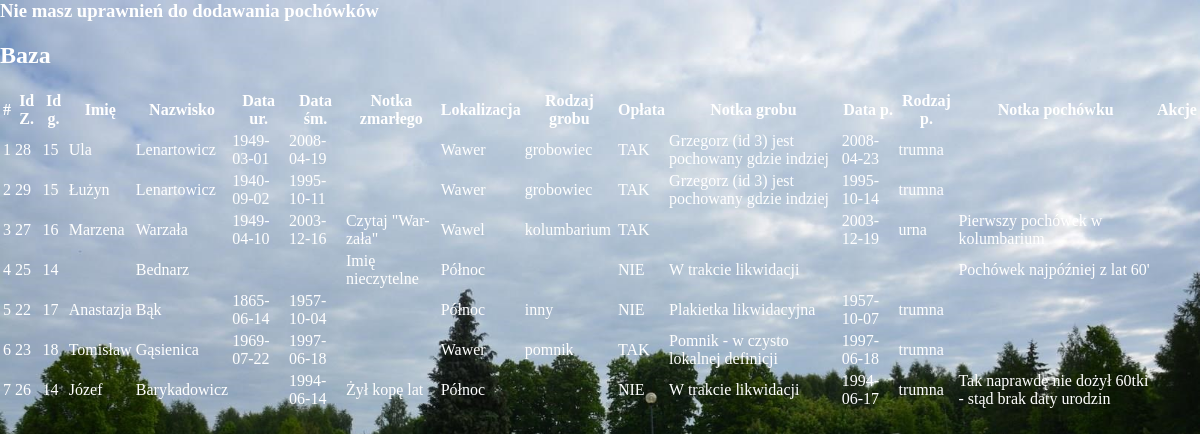
Page /pochowki.php on the committed database.
### tables this page shows
CREATE TABLE `pochowki` (
  `id` int(5) NOT NULL,
  `id_zmarly` int(5) NOT NULL,
  `id_grob` int(5) NOT NULL,
  `data_pochowku` date DEFAULT NULL,
  `rodzaj_pochowku` varchar(20) DEFAULT NULL,
  `notka_pochowku` text DEFAULT NULL
);

CREATE TABLE `zmarli` (
  `id` int(5) NOT NULL,
  `imie` varchar(50) DEFAULT NULL,
  `nazwisko` varchar(50) NOT NULL,
  `data_urodzenia` date DEFAULT NULL,
  `data_smierci` date DEFAULT NULL,
  `notka` text DEFAULT NULL
);

CREATE TABLE `groby` (
  `id` int(5) NOT NULL,
  `lokalizacja` text NOT NULL,
  `rodzaj` varchar(20) DEFAULT NULL,
  `oplata` varchar(20) NOT NULL,
  `notka` text DEFAULT NULL
);

### pochowki.php (the view, shortened to what this page needs)
<?php
include 'dbconfig.php';
$conn = new mysqli($server, $user, $password, $dbname);
?>
<link rel="stylesheet" href="style.css">
<?php if (isset($_SESSION['login'])) { ?>
    <h2>Dodaj nowy pochówek</h2>
    <form action="dodaj_pochowek.php" method="POST">
        <p>Zmarły: <span class="text-danger">*</span></p>
        <select name="id_zmarly" class="form-control" required>
            <?php
            $zap_zmarli = "SELECT id, imie, nazwisko, data_urodzenia, data_smierci, notka FROM zmarli";
            $result = $conn->query($zap_zmarli);
            while ($row = $result->fetch_assoc()) {
                echo "<option value='" . htmlspecialchars($row['id']) . "'>"
                    . htmlspecialchars($row['imie']) . ", "
                    . htmlspecialchars($row['nazwisko']) . ", ur. "
                    . htmlspecialchars($row['data_urodzenia']) . ", zm. "
                    . htmlspecialchars($row['data_smierci']) . ", "
                    . htmlspecialchars($row['notka'])
                    . "</option>\n";
            }
            ?>
        </select><br>
        <p>Grób: <span class="text-danger">*</span></p>
        <select name="id_grob" class="form-control" required>
            <?php
            $zap_groby = "SELECT id, lokalizacja, rodzaj, oplata, notka FROM groby";
            $result = $conn->query($zap_groby);
            while ($row = $result->fetch_assoc()) {
                echo "<option value='" . htmlspecialchars($row['id']) . "'>"
                    . htmlspecialchars($row['lokalizacja']) . ", "
                    . htmlspecialchars($row['rodzaj']) . ", opłata: "
                    . htmlspecialchars($row['oplata']) . ", "
                    . htmlspecialchars($row['notka'])
                    . "</option>\n";
            }
            ?>
        </select><br>
        <p>Data pochówku:</p>
        <input type="date" class="form-control" id="data_pochowku" name="data_pochowku" style="width: 150px;" required>
        <br>
        <input type="checkbox" name="brak_daty" id="brak_daty" onchange="toggleDateInput()">
        <label for="brak_daty">Nieznana data pochówku</label>
        <script>
            function toggleDateInput() {
                const checkbox = document.getElementById('brak_daty');
                const dateInput = document.getElementById('data_pochowku');
                dateInput.disabled = checkbox.checked;
                if (checkbox.checked) {
                    dateInput.value = "";
                    dateInput.removeAttribute('required');
                } else {
                    dateInput.setAttribute('required', 'required');
                }
            }
        </script>
        <p>Rodzaj pochówku:</p>
        <input list="rodzaj_pochowku" name="rodzaj_pochowku" class="form-control" style="width: 150px;" placeholder="Wybierz z listy">
        <datalist id="rodzaj_pochowku">
            <option value="trumna">
            <option value="urna">
        </datalist><br>
        <p>Notka (opcjonalna):</p>
        <textarea class="form-control" id="notka_pochowku" name="notka_pochowku" placeholder="Informacja czy to ekshumacja, wyjaśnienia nieścisłości etc." rows="3"></textarea><br>
        <button type="submit" class="btn btn-primary">Powiąż</button>
        <button type="reset" class="btn btn-secondary">Resetuj</button>
    </form>
<?php } else { ?>
<p>
<h3 class="alert alert-warning">Nie masz uprawnień do dodawania pochówków</h3>
<p>
<?php } ?>
<p>
<h2>Baza</h2>
<table class="table table-hover table-sm table-striped bg-white mx-auto" style="max-width: 100%;">
    <thead class="align-middle">
    <tr>
        <th>#</th>
        <th title="Id Zmarłego">Id Z.</th>
        <th title="Id grobu">Id g.</th>
        <th>Imię</th>
        <th>Nazwisko</th>
        <th title="Data urodzenia">Data ur.</th>
        <th title="Data śmierci">Data śm.</th>
        <th>Notka zmarłego</th>
        <th>Lokalizacja</th>
        <th>Rodzaj grobu</th>
        <th>Opłata</th>
        <th>Notka grobu</th>
        <th title="Data pochówku">Data p.</th>
        <th title="Rodzaj pochówku">Rodzaj p.</th>
        <th>Notka pochówku</th>
        <th class="text-right pr-4">Akcje</th>
    </tr>
    </thead>
    <tbody>
    <?php
    $zapytanie = "SELECT
                pochowki.id AS pochowek_id,
                zmarli.id AS zmarly_id,
                groby.id AS grob_id,
                zmarli.imie,
                zmarli.nazwisko,
                zmarli.data_urodzenia,
                zmarli.data_smierci,
                zmarli.notka AS notka_zmarlego,
                groby.lokalizacja,
                groby.rodzaj,
                groby.oplata,
                groby.notka AS notka_grobu,
                pochowki.data_pochowku,
                pochowki.rodzaj_pochowku,
                pochowki.notka_pochowku
            FROM pochowki
            JOIN zmarli ON pochowki.id_zmarly = zmarli.id
            JOIN groby ON pochowki.id_grob = groby.id
            ORDER BY pochowki.id ASC";
    $result = $conn->query($zapytanie);
    if ($result->num_rows > 0) {
        $licznik = 1;
        while ($row = $result->fetch_assoc()) {
            echo "<tr>";
            echo "<td>" . $licznik++ . "</td>";
            echo "<td>" . htmlspecialchars($row["zmarly_id"]) . "</td>";
            echo "<td>" . htmlspecialchars($row["grob_id"]) . "</td>";
            echo "<td>" . htmlspecialchars($row["imie"]) . "</td>";
            echo "<td>" . htmlspecialchars($row["nazwisko"]) . "</td>";
            echo "<td>" . htmlspecialchars($row["data_urodzenia"]) . "</td>";
            echo "<td>" . htmlspecialchars($row["data_smierci"]) . "</td>";
            echo "<td>" . htmlspecialchars($row["notka_zmarlego"]) . "</td>";
            echo "<td>" . htmlspecialchars($row["lokalizacja"]) . "</td>";
            echo "<td>" . htmlspecialchars($row["rodzaj"]) . "</td>";
            echo "<td>" . htmlspecialchars($row["oplata"]) . "</td>";
            echo "<td>" . htmlspecialchars($row["notka_grobu"]) . "</td>";
            echo "<td>" . htmlspecialchars($row["data_pochowku"]) . "</td>";
            echo "<td>" . htmlspecialchars($row["rodzaj_pochowku"]) . "</td>";
            echo "<td>" . htmlspecialchars($row["notka_pochowku"]) . "</td>";
            echo "<td class='text-right'>";
            echo "</td>";
            echo "</tr>\n";
        }
    } else {
        echo "<tr><td colspan='16'>Baza jest pusta</td></tr>";
    }
    ?>
    </tbody>
</table>

### rows in the picture
pochowki: id_zmarly "28", id_grob "15", id_zmarly.imie "Ula", id_zmarly.nazwisko "Lenartowicz", id_zmarly.data_urodzenia "1949-03-01", id_zmarly.data_smierci "2008-04-19", id_grob.lokalizacja "Wawer", id_grob.rodzaj "grobowiec", id_grob.oplata "TAK", id_grob.notka "Grzegorz (id 3) jest pochowany gdzie indziej", data_pochowku "2008-04-23", rodzaj_pochowku "trumna"
pochowki: id_zmarly "29", id_grob "15", id_zmarly.imie "Łużyn", id_zmarly.nazwisko "Lenartowicz", id_zmarly.data_urodzenia "1940-09-02", id_zmarly.data_smierci "1995-10-11", id_grob.lokalizacja "Wawer", id_grob.rodzaj "grobowiec", id_grob.oplata "TAK", id_grob.notka "Grzegorz (id 3) jest pochowany gdzie indziej", data_pochowku "1995-10-14", rodzaj_pochowku "trumna"
pochowki: id_zmarly "27", id_grob "16", id_zmarly.imie "Marzena", id_zmarly.nazwisko "Warzała", id_zmarly.data_urodzenia "1949-04-10", id_zmarly.data_smierci "2003-12-16", id_zmarly.notka "Czytaj \"War-zała\"", id_grob.lokalizacja "Wawel", id_grob.rodzaj "kolumbarium", id_grob.oplata "TAK", data_pochowku "2003-12-19", rodzaj_pochowku "urna", notka_pochowku "Pierwszy pochówek w kolumbarium"
pochowki: id_zmarly "25", id_grob "14", id_zmarly.nazwisko "Bednarz", id_zmarly.notka "Imię nieczytelne", id_grob.lokalizacja "Północ", id_grob.oplata "NIE", id_grob.notka "W trakcie likwidacji", notka_pochowku "Pochówek najpóźniej z lat 60'"
pochowki: id_zmarly "22", id_grob "17", id_zmarly.imie "Anastazja", id_zmarly.nazwisko "Bąk", id_zmarly.data_urodzenia "1865-06-14", id_zmarly.data_smierci "1957-10-04", id_grob.lokalizacja "Północ", id_grob.rodzaj "inny", id_grob.oplata "NIE", id_grob.notka "Plakietka likwidacyjna", data_pochowku "1957-10-07", rodzaj_pochowku "trumna"
pochowki: id_zmarly "23", id_grob "18", id_zmarly.imie "Tomisław", id_zmarly.nazwisko "Gąsienica", id_zmarly.data_urodzenia "1969-07-22", id_zmarly.data_smierci "1997-06-18", id_grob.lokalizacja "Wawer", id_grob.rodzaj "pomnik", id_grob.oplata "TAK", id_grob.notka "Pomnik - w czysto lokalnej definicji", data_pochowku "1997-06-18", rodzaj_pochowku "trumna"
pochowki: id_zmarly "26", id_grob "14", id_zmarly.imie "Józef", id_zmarly.nazwisko "Barykadowicz", id_zmarly.data_smierci "1994-06-14", id_zmarly.notka "Żył kopę lat", id_grob.lokalizacja "Północ", id_grob.oplata "NIE", id_grob.notka "W trakcie likwidacji", data_pochowku "1994-06-17", rodzaj_pochowku "trumna", notka_pochowku "Tak naprawdę nie dożył 60tki - stąd brak daty urodzin"
